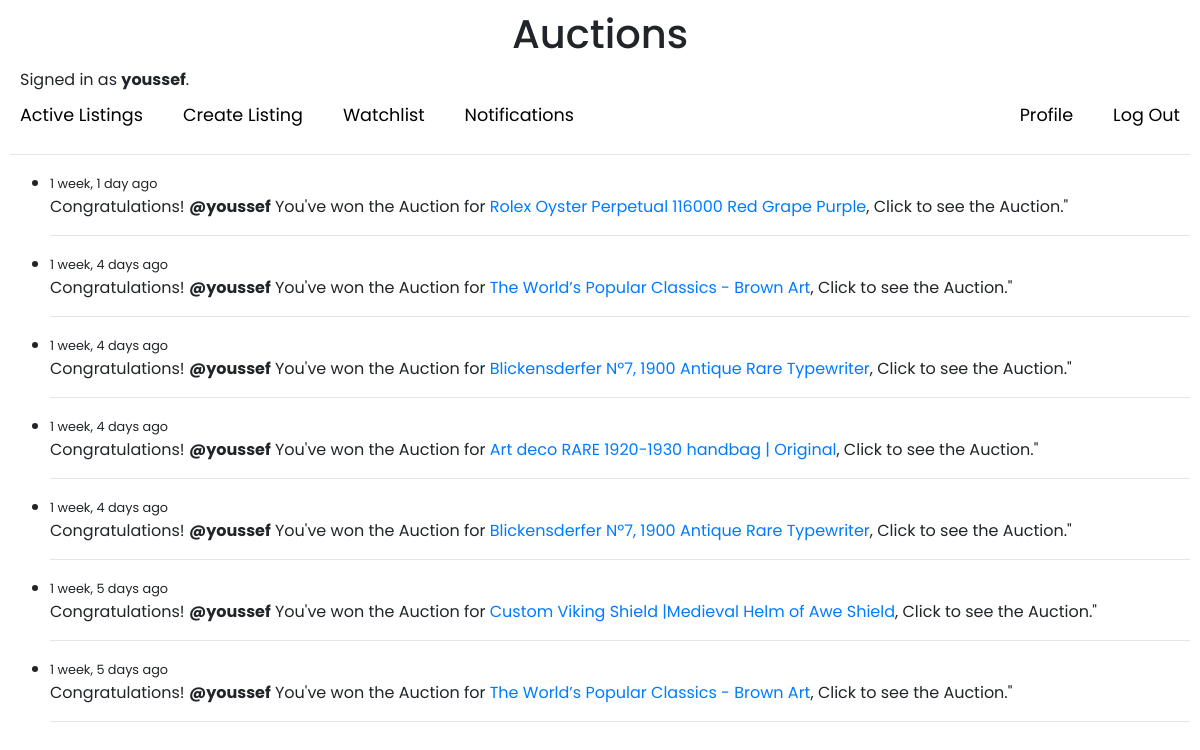
The app's page /Notifications (signed in) with its own data.
### auctions/models.py (models this page shows, shortened)
class User(AbstractUser):
    @cached_property
    def unread_notification_count(self):
        return Notification.objects.filter(user=self, is_read=False).count()

class Notification(models.Model):
    user = models.ForeignKey(User, on_delete=models.CASCADE)
    listing = models.ForeignKey(AuctionListing, on_delete=models.CASCADE)
    is_read = models.BooleanField(default=False)
    created = models.DateTimeField(auto_now_add=True)
    class Meta:
        ordering = ['-created']

class AuctionListing(models.Model):
    owner = models.ForeignKey(User, on_delete=models.CASCADE, related_name='listings')
    title = models.CharField(max_length=50)
    description = models.CharField(max_length=500, null=True, blank=True)
    primary_price = models.FloatField()
    imageUrl = models.URLField(null=True, blank=True)
    is_active = models.BooleanField(default=True)
    category = models.ForeignKey(Category, on_delete=models.CASCADE, related_name='categoryListings', null=True, blank=True)
    updated = models.DateTimeField(auto_now=True)
    created = models.DateTimeField(auto_now_add=True)
    class Meta:
        ordering = ['-created']
    def __str__(self):
        return self.title

### auctions/views.py (the view)
# urls.py: path("Notifications", views.Notifications, name="Notifications"),
@login_required(login_url='login')
def Notifications(request):
    notifications = Notification.objects.filter(user=request.user)
    notifications.update(is_read=True)
    context = {"notifications":notifications}
    return render(request, 'auctions/Notifications.html', context)

### auctions/templates/auctions/Notifications.html
{% extends "auctions/layout.html" %}
{% block body %}
<div>
    {% if notifications %}
    <ul>
        {% for notification in notifications %}
            <li>
                <small> {{ notification.created|timesince }} ago</small>
                <p>Congratulations! <strong>@{{notification.user}}</strong>
                    You've won the Auction for <a href="{% url 'listingPage' notification.listing.id%}">{{notification.listing}}</a>, Click to see the Auction."</p>
                <hr>
            </li>
        {% endfor %}
    </ul>
    {% else %}
    <h2>No Notifications</h2>
    {% endif %}
</div>
{% endblock %}

### auctions/templates/auctions/layout.html (shortened to what this page needs)
{% load static %}
<!DOCTYPE html>
<html lang="en">
    <head>
        <link rel="stylesheet" href="https://stackpath.bootstrapcdn.com/bootstrap/4.4.1/css/bootstrap.min.css">
        <link href="{% static 'auctions/styles.css' %}" rel="stylesheet">
    </head>
    <body>
        <h1 class="title">Auctions</h1>
        <div class="signedUser">
            {% if user.is_authenticated %}
                Signed in as <strong>{{ user.username }}</strong>.
            {% else %}
                Not signed in.
            {% endif %}
        </div>
        <ul class="nav">
            <li class="nav-item left-links">
                <a class="nav-link" href="{% url 'index' %}">Active Listings</a>
                {% if user.is_authenticated %}
                <a class="nav-link" href="{% url 'CreateListing' %}">Create Listing</a>
                <a class="nav-link" href="{% url 'watchlistPage' %}">Watchlist</a>
                <a class="nav-link {% if user.unread_notification_count > 0 %}has-unread{% endif %}" href="{% url 'Notifications' %}">Notifications
                </a>
                {% endif %}
            </li>
            {% if user.is_authenticated %}
                <li class="nav-item right-links">
                    <a class="nav-link" href="{% url 'Profile' %}">Profile</a>
                    <a class="nav-link" href="{% url 'logout' %}">Log Out</a>
                </li>
            {% else %}
                <li class="nav-item right-links">
                    <a class="nav-link" href="{% url 'login' %}">Log In</a>
                    <a class="nav-link" href="{% url 'register' %}">Register</a>
                </li>
            {% endif %}
        </ul>
        <hr>
        {% block body %}
        {% endblock %}
    </body>
</html>

### auctions/static/auctions/styles.css (style rules this page uses)
body { padding: 10px; font-family: 'Poppins', sans-serif; }
body .title { text-align: center; margin-bottom: 10px; }
.signedUser { margin-left: 10px; }
.nav { display: flex; justify-content: space-between; list-style: none; padding: 0; margin: 0; }
.nav-item { margin: 0; }
.nav-link { text-decoration: none; padding: 10px; }
.right-links { display: flex; align-items: center; gap: 20px; }
.left-links { display: flex; align-items: center; gap: 20px; }
.nav-item a { color: black; font-size: 1.1em; }

### records on screen
User: username "youssef"
Notification: created "1 week, 1 day", user "youssef", listing "Rolex Oyster Perpetual 116000 Red Grape Purple"
Notification: created "1 week, 4 days", user "youssef", listing "The World’s Popular Classics - Brown Art"
Notification: created "1 week, 4 days", user "youssef", listing "Blickensderfer Nº7, 1900 Antique Rare Typewriter"
Notification: created "1 week, 4 days", user "youssef", listing "Art deco RARE 1920-1930 handbag | Original"
Notification: created "1 week, 4 days", user "youssef", listing "Blickensderfer Nº7, 1900 Antique Rare Typewriter"
Notification: created "1 week, 5 days", user "youssef", listing "Custom Viking Shield |Medieval Helm of Awe Shield"
Notification: created "1 week, 5 days", user "youssef", listing "The World’s Popular Classics - Brown Art"
